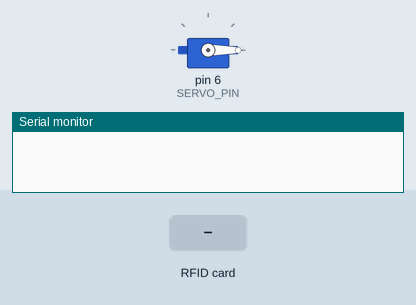
Recording of a sketch running on a simulated Arduino Uno, built with avr-gcc and run on an emulated ATmega328P. Parts: servo, the last lines printed to the serial monitor. Inputs (shaded band) come from the test bench.

Above: at 1.2 s.
1.3 s: RFID card 5E 7A 19 C4 held to the reader
At 1.7 s:
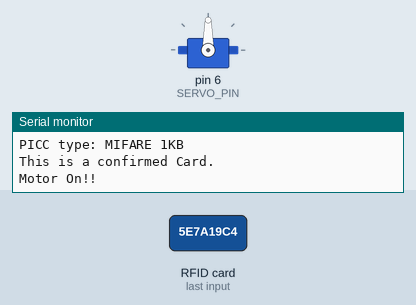
Timing chart, 0 to 4.3 s (numbered marks = the images above; inputs shaded):
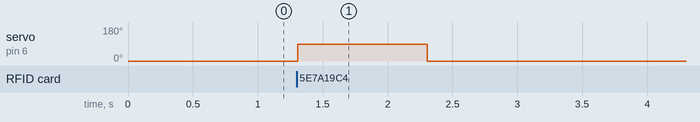

The sketch:

RFID_3______________.ino
```cpp
//퍼왔음 수정해야 함


#include <Servo.h>  // 서보 라이브러리
#include <SPI.h>    // RFID를 위한 SPI 라이브러리
#include <MFRC522.h>// RFID 라이브러리

#define SERVO_PIN 6 //서보 PIN
Servo myservo;      //서보 라이브러리

#define SS_PIN 10   //RFID SS(SDA:ChipSelect) PIN
#define RST_PIN 9   //RFID Reset PIN
MFRC522 rfid(SS_PIN, RST_PIN); //RFID 라이브러리


/* 등록된 RF CARD ID */
#define PICC_0 0x16
#define PICC_1 0x35
#define PICC_2 0x8A
#define PICC_3 0xAB


void setup() {
  //시리얼 모니터 시작
  Serial.begin(9600);
  SPI.begin(); // SPI 시작
  rfid.PCD_Init(); // RF 모듈 시작

  myservo.attach(SERVO_PIN); //서보 시작
  myservo.write(0); //초기 서보 모터를 0도로 위치 시킴
}

void loop() {
  //카드가 인식 안되었다면 더이상 진행하지 말고 빠져나감
  if ( ! rfid.PICC_IsNewCardPresent())
    return;

  //RF카드의 ID가 인식 안되었다면 더이상 진행하지 말고 빠져나감
  if ( ! rfid.PICC_ReadCardSerial())
    return;


  Serial.print(F("PICC type: "));
  //PICC 타입 읽어오기
  MFRC522::PICC_Type piccType = rfid.PICC_GetType(rfid.uid.sak);
  Serial.println(rfid.PICC_GetTypeName(piccType));


  //MIFARE 방식이 아니라면 더이상 진행하지 말고 빠져나감
  if (piccType != MFRC522::PICC_TYPE_MIFARE_MINI &&
    piccType != MFRC522::PICC_TYPE_MIFARE_1K &&
    piccType != MFRC522::PICC_TYPE_MIFARE_4K) {
    Serial.println(F("Your tag is not of type MIFARE Classic."));
    return;
  }


  //ID가 등록된 ID와 동일하다면
  if (rfid.uid.uidByte[0] != PICC_0 ||
      rfid.uid.uidByte[1] != PICC_1 ||
      rfid.uid.uidByte[2] != PICC_2 ||
      rfid.uid.uidByte[3] != PICC_3 ) {


    Serial.println(F("This is a confirmed Card."));
    Serial.println(F("Motor On!!"));

    //서보 90도로 이동
    myservo.write(90);
    //1초 대기
    delay(1000);
    //서보 0도로 되돌림
    myservo.write(0);
  }else{
    //등록된 카드가 아니라면 시리얼 모니터로 ID 표시
    Serial.println(F("This is an unconfirmed Card."));
    Serial.print(F("In hex: "));
    printHex(rfid.uid.uidByte, rfid.uid.size);
  }

  //종료
  rfid.PICC_HaltA();
  rfid.PCD_StopCrypto1();

  //다시 시작!
}

//16진수 표시
void printHex(byte *buffer, byte bufferSize) {
  for (byte i = 0; i < bufferSize; i++) {
    Serial.print(buffer[i] < 0x10 ? " 0" : " ");
    Serial.print(buffer[i], HEX);
  }
}
```

Measured:
- after the input at 1.3 s, servo on pin 6 (SERVO_PIN): 0° → 90° at once, → 0° 1.0 s later
